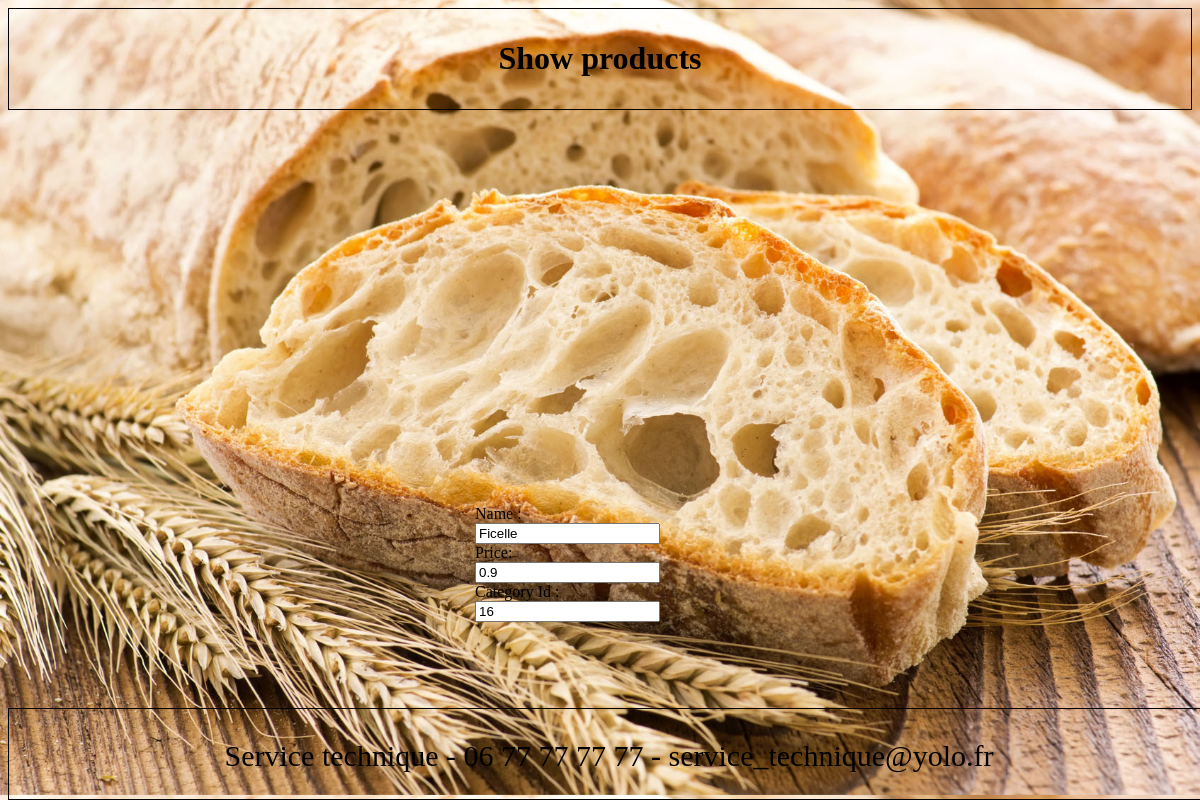
The page /admin_p_show.php?id=5 on the database its author committed.
### tables this page shows
CREATE TABLE `Products` (
  `id` smallint(5) UNSIGNED NOT NULL,
  `name` varchar(255) NOT NULL,
  `price` float NOT NULL,
  `category_id` int(11) NOT NULL
);

### admin_p_show.php (the view, shortened to what this page needs)
<!DOCTYPE html>
<html>
<head>
 <link rel="stylesheet" type="text/css" href="admin.css">
</head>
<header>
      <Center><h1>Show products</h1></Center>
 </header>
<body>
<?php
$db = new Connection();
$test = $db->getPDO();
if (isset($_GET['id']))
{
 $query = "SELECT * FROM Products WHERE id= '" . $_GET['id'] . "'";
try{
  $PDO_query = $test->query($query);
  $row = $PDO_query->fetch();
}
catch (PDOException $e) {
      echo "PDO_query ERROR: " . $e->getMessage() . "\n";
    }
}
 if (isset($_GET['id'])): ?>
<div class='middle_bottom'>
<form action="admin_p_show.php" method="post">
     <label>Name : </label><br/><input type="text" name="name" value="<?php echo $row['name'] ?>" /><br/>
     <label>Price: </label><br/><input type="text" name="price" value="<?php echo $row['price'] ?>" /><br/>
     <label>Category Id : </label><br/><input type="text" name="category_id" value="<?php echo $row['category_id'] ?>"/><br/>
     <br/>
</form>
</div>
<?php endif; ?>
 <footer>
<div class="foot">
<center><p>Service technique - 06 77 77 77 77 - service_technique@yolo.fr</p></center>
</div>
</footer>
</body>
</html>

### admin.css (style rules this page uses)
header { color:black; border-style: solid; border-width: 1px; border-color: black; margin-left: auto; margin-right: auto; padding: 10px; font-family: "Times New Roman", Times; }
body { color:black; font-family: "Times New Roman", Times; background-image: url("image/admin.jpeg"); -webkit-background-size: cover; -moz-background-size: cover; -o-background-size: cover; background-size: cover; }
footer { border-style: solid; border-width: 1px; border-color: black; margin-left: auto; margin-right: auto; position: fixed; bottom: 0; width: 100%; height: 90px; }
.middle_bottom { position: absolute; right: 45%; bottom: 20%; }
.foot { margin-top: auto; margin-bottom: auto; float:center; color:black; font-family: "Times New Roman", Times; font-size: 30px; }

### rows shown on the page
products: name "Ficelle", price "0.9", category_id "16"
